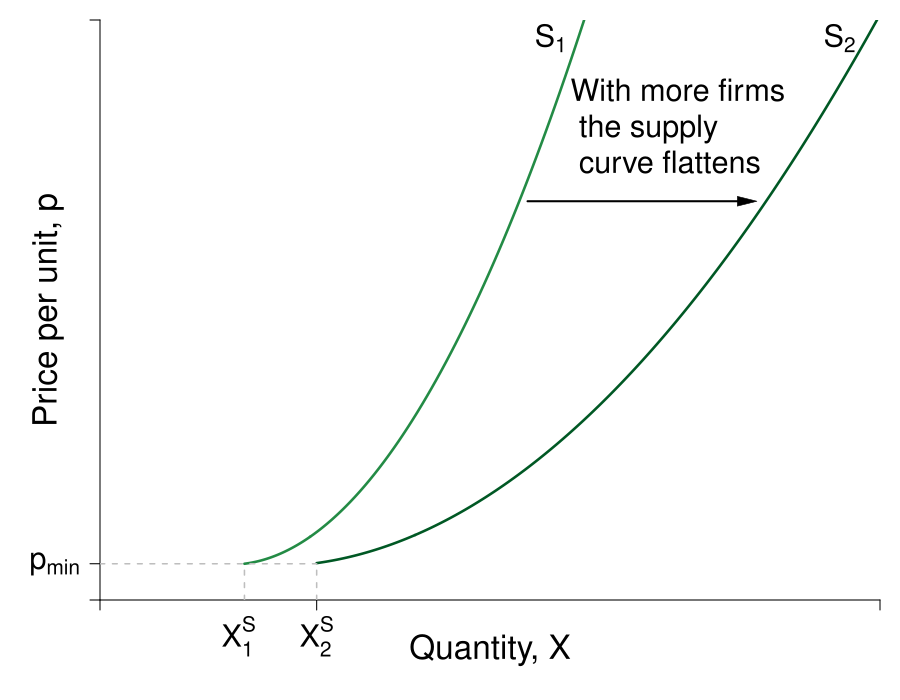

This chart was generated by the following R code:
#Graph Designer: Simon Halliday
#Authors: Bowles, Foley and Halliday
#Title: Coordination, Conflict and Competition: A Text in Microeconomics

require(shape)
pdf(file = "firmmarketsupply/supply_upward_market_cube_flat.pdf", width = 9, height = 7)

#Set parameters for graphics
pointsize <- 1.8
axislabelsize <- 2
labelsize <- 1.8
namesize <- 1.8
annotatesize <- 1.8
graphlinewidth <- 2.5
segmentlinewidth <- 1.5

COL <- c("#7fc97f", "#beaed4", "#fdc086", "#ffff99", "#386cb0", "#f0027f", "#bf5b17", "#666666")
COLA <- c("#e0f3db", "#99d8c9","#66c2a4","#41ae76", "#238b45", "#005824")
COLB <- c("#c6dbef", "#4eb3d3", "#2b8cbe", "#0868ac","#084081")

#Edited the margins to cater for the larger LHS labels
par(mar =  c(5, 5, 1, 1))

Cost <- function(x, c0 = 6, c1 = 2, c2 = -0.5, c3 = 0.3){
  c0 + c1*x + c2*x^2 + c3*x^3 
}

AvgCost <- function(x, c0 = 6, c1 = 2, c2 = -1, c3 = 0.2){
  c0/x + c1 + c2*x + c3*x^2
}

AvgVarCost <- function(x, c0 = 6, c1 = 2, c2 = -1, c3 = 0.2){
  c1 + c2*x + c3*x^2
}

MCost <- function(x, c1 = 2, c2 = -1, c3 = 0.2){
  c1 + 2*c2*x + 2.6*c3*x^2
}

TwoFirmMCost <- function(x, c1 = 2, c2 = -1/2, c3 = 0.2/4){
  c1 + 2*c2*x + 3*c3*x^2
}

FiveFirmMCost <- function(x, c1 = 2, c2 = -1/5, c3 = 0.2/25){
  c1 + 2*c2*x + 3*c3*x^2
}

MarketMCost <- function(x, c1 = 3, c2 = -1/10, c3 = 0.2/100){
  c1 + 1.8*c2*x + 2*c3*x^2
}

MarketMCost_2 <- function(x, c1 = 2.1, c2 = -1/15, c3 = 0.2/220){
  c1 + 1.2*c2*x + 1.5*c3*x^2
}

xlims <- c(0, 135)
#xlims <- c(0, 75) 
ylims <- c(0, 16)

npts <- 501 

plot(0, 0, xlim = xlims, ylim = ylims, type = "n",
     xlab = expression(paste("")),
     ylab = expression(paste("")), 
     xaxt = "n", 
     yaxt = "n", 
     cex.lab = axislabelsize, 
     bty = "n",
     xaxs="i", 
     yaxs="i")

# ticksy <- seq(from = ylims[1], to = ylims[2], by = 1)
# ylabels <- seq(from = ylims[1], to = ylims[2], by = 1)
# ticksx <- seq(from = xlims[1], to = xlims[2], by = 1)
# xlabels <- seq(from = xlims[1], to = xlims[2], by = 1)
ticksy <- c(0, 1, ylims[2])
ylabels <- c(NA,  expression(paste(p[min])), NA)
ticksx <- c(0, 2.5*15, xlims[2])
xlabels <- c(NA, NA, NA)

axis(1, at = ticksx, pos = 0, labels = xlabels, cex.axis = labelsize)
axis(2, at = ticksy, pos = 0, labels = ylabels, las = 1, cex.axis = labelsize)

npts <- 500 
xx1 <- seq(xlims[1], xlims[2], length.out = npts)
xx2 <- seq(5/2, 3.63514, length.out = npts)
xx3 <- seq(3.63514, xlims[2], length.out = npts)
xx4 <- seq(3.63514*2, xlims[2], length.out = npts)
xx5 <- seq(3.63514*5, xlims[2], length.out = npts)
xx6 <- seq(3.63514*10, xlims[2], length.out = npts)
xx11 <- seq(3.63514*15, xlims[2], length.out = npts)

xx7 <- seq(2.5, 3.63514, length.out = npts)
xx8 <- seq(2.5*2, 3.63514*2, length.out = npts)
xx9 <- seq(2.5*5, 3.63514*5, length.out = npts)
xx10 <- seq(2.5*10, 3.63514*10, length.out = npts)
xx12 <- seq(2.5*15, 3.63514*15, length.out = npts)

#lines(xx5, FiveFirmMCost(xx5), col = COLA[4], lwd = graphlinewidth)
#lines(xx7, MCost(xx7), col = COLA[2], lwd = graphlinewidth)
#lines(xx8, TwoFirmMCost(xx8), col = COLA[3], lwd = graphlinewidth)
#lines(xx9, FiveFirmMCost(xx9), col = COLA[4], lwd = graphlinewidth)
lines(xx6, MarketMCost(xx6), col = COLA[5], lwd = graphlinewidth)
lines(xx10, MarketMCost(xx10), col = COLA[5], lwd = graphlinewidth)

lines(xx11, MarketMCost_2(xx11), col = COLA[6], lwd = graphlinewidth)
lines(xx12, MarketMCost_2(xx12), col = COLA[6], lwd = graphlinewidth)


#Label the axes
mtext(expression(paste("Quantity, ", X)), side = 1, line = 2.5, cex = axislabelsize)
text(-9, 0.5*ylims[2], expression(paste("Price per unit, ", p)), xpd = TRUE, cex = axislabelsize, srt = 90) 

#Label curves
text(78, 15.5, expression(paste(S[1])), cex = labelsize)
text(128, 15.5, expression(paste(S[2])), cex = labelsize)
Arrows(74, 11, 112, 11, col = "black", code = 2, lty = 1, lwd = 2, arr.type = "triangle", arr.lwd = 0.5)

segments(25, 0, 25, MarketMCost(x = 2.5*10), lty = 2, col = "gray" , lwd = segmentlinewidth)
segments(0, MarketMCost(x = 2*10), 2.5*15, MarketMCost(x = 2.5*10), lty = 2, col = "gray" , lwd = segmentlinewidth)
segments(2.5*15, 0, 2.5*15, MarketMCost(x = 2.5*10), lty = 2, col = "gray" , lwd = segmentlinewidth)

#Label Points for comparison
text(2*12, -1, expression(paste(X[1]^{S})), xpd = TRUE, cex = labelsize)
text(2.5*15, -1, expression(paste(X[2]^{S})), xpd = TRUE, cex = labelsize)

text(100, 12, expression(paste("With more firms\n the supply\n curve flattens")), cex = labelsize)

dev.off()
